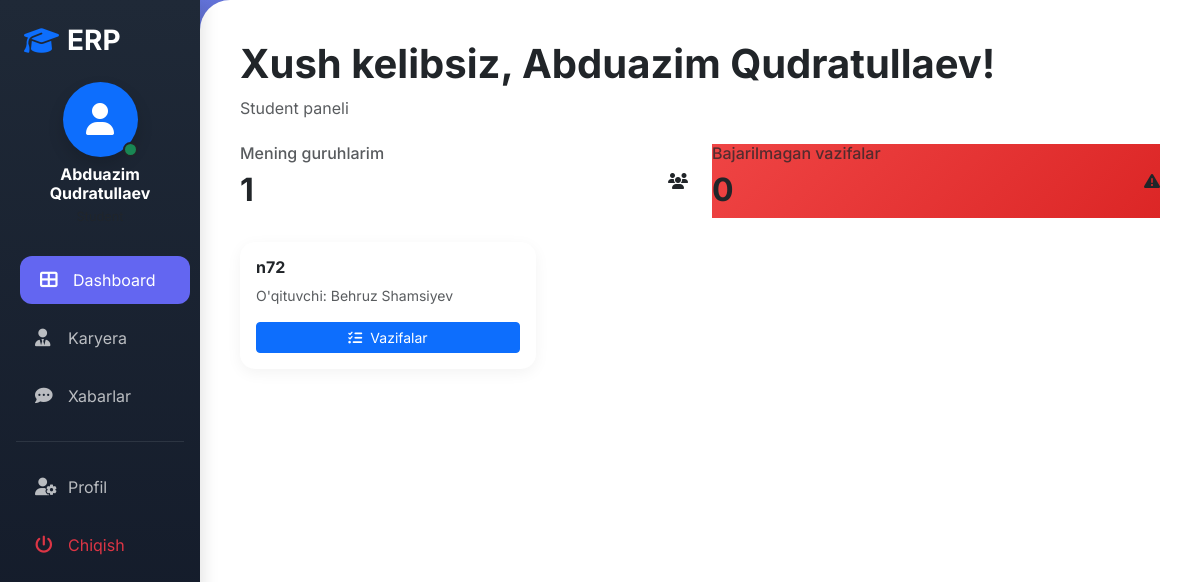
/dashboard/ (signed in), run on the app's committed database.
### erp/models.py (models this page shows, shortened)
class User(AbstractUser):
    ROLE_CHOICES = (
        ('admin', 'Admin'),
        ('teacher', 'Teacher'),
        ('student', 'Student'),
        ('support_teacher', 'Support Teacher'),
    )
    role = models.CharField(max_length=20, choices=ROLE_CHOICES, default='student')
    phone = models.CharField(max_length=15, blank=True, null=True)
    avatar = models.ImageField(upload_to='avatars/', blank=True, null=True, default='avatars/default.jpg')

class Group(models.Model):
    name = models.CharField(max_length=100)
    teacher = models.ForeignKey(User, on_delete=models.SET_NULL, null=True, related_name='teaching_groups', limit_choices_to={'role': 'teacher'})
    created_at = models.DateTimeField(auto_now_add=True)
    updated_at = models.DateTimeField(auto_now=True)
    description = models.TextField(blank=True, null=True)
    class Meta:
        ordering = ['-created_at']

### erp/views.py (the view)
# urls.py: path('dashboard/', views.dashboard, name='dashboard'),
@login_required
def dashboard(request):
    user = request.user
    context = {'user': user}
    if user.role == 'admin':
        context['groups_count'] = Group.objects.count()
        context['students_count'] = User.objects.filter(role='student').count()
        context['teachers_count'] = User.objects.filter(role='teacher').count()
        context['recent_groups'] = Group.objects.all()[:5]
    elif user.role == 'teacher':
        context['my_groups'] = Group.objects.filter(teacher=user)
        context['pending_submissions'] = HomeworkSubmission.objects.filter(
            homework__group__teacher=user, status='pending'
        ).count()
    elif user.role == 'student':
        context['my_groups'] = Group.objects.filter(group_students__student=user)
        context['pending_homeworks'] = Homework.objects.filter(
            group__group_students__student=user
        ).exclude(
            submissions__student=user
        ).filter(deadline__gte=timezone.now()).count()
    elif user.role == 'support_teacher':
        context['pending_requests'] = SupportRequest.objects.filter(
            support_teacher=user, status='pending'
        ).count()
    return render(request, 'erp/dashboard.html', context)

### templates/erp/dashboard.html (shortened to what this page needs)
{% extends 'erp/base.html' %}
{% block content %}
<div class="mb-4">
    <h1 class="fw-bold">
        Xush kelibsiz, {{ user.get_full_name }}!
    </h1>
    <p class="text-muted">{{ user.get_role_display }} paneli</p>
</div>
{% if user.role == 'admin' %}
<div class="row g-4 mb-4">
    <div class="col-md-3">
        <div class="stat-card">
            <div class="d-flex justify-content-between align-items-center">
                <div>
                    <h6 class="opacity-75">Guruhlar</h6>
                    <h2 class="fw-bold">{{ groups_count }}</h2>
                </div>
                <i class="fas fa-users"></i>
            </div>
        </div>
    </div>
    <div class="col-md-3">
        <div class="stat-card" style="background: linear-gradient(135deg, #10b981 0%, #059669 100%);">
            <div class="d-flex justify-content-between align-items-center">
                <div>
                    <h6 class="opacity-75">O'quvchilar</h6>
                    <h2 class="fw-bold">{{ students_count }}</h2>
                </div>
                <i class="fas fa-user-graduate"></i>
            </div>
        </div>
    </div>
    <div class="col-md-3">
        <div class="stat-card" style="background: linear-gradient(135deg, #f59e0b 0%, #d97706 100%);">
            <div class="d-flex justify-content-between align-items-center">
                <div>
                    <h6 class="opacity-75">O'qituvchilar</h6>
                    <h2 class="fw-bold">{{ teachers_count }}</h2>
                </div>
                <i class="fas fa-chalkboard-teacher"></i>
            </div>
        </div>
    </div>
    <div class="col-md-3">
        <div class="stat-card" style="background: linear-gradient(135deg, #3b82f6 0%, #2563eb 100%);">
            <div class="d-flex justify-content-between align-items-center">
                <div>
                    <h6 class="opacity-75">Barcha foydalanuvchilar</h6>
                    <h2 class="fw-bold">{{ groups_count|add:students_count|add:teachers_count }}</h2>
                </div>
                <i class="fas fa-chart-line"></i>
            </div>
        </div>
    </div>
</div>
<div class="card">
    <div class="card-body">
        <div class="d-flex justify-content-between align-items-center mb-4">
            <h5 class="fw-bold mb-0">
                <i class="fas fa-clock text-primary me-2"></i>So'nggi guruhlar
            </h5>
            <a href="{% url 'admin_groups' %}" class="btn btn-sm btn-primary">
                <i class="fas fa-eye me-2"></i>Barchasini ko'rish
            </a>
        </div>
        <div class="table-responsive">
            <table class="table table-hover">
                <thead>
                    <tr>
                        <th>Guruh nomi</th>
                        <th>O'qituvchi</th>
                        <th>Yaratilgan sana</th>
                        <th>Amallar</th>
                    </tr>
                </thead>
                <tbody>
                    {% for group in recent_groups %}
                    <tr>
                        <td><strong>{{ group.name }}</strong></td>
                        <td>{{ group.teacher.get_full_name }}</td>
                        <td>{{ group.created_at|date:"d.m.Y" }}</td>
                        <td>
                            <a href="{% url 'admin_edit_group' group.pk %}" class="btn btn-sm btn-outline-primary">
                                <i class="fas fa-edit"></i>
                            </a>
                            <a href="{% url 'admin_group_students' group.pk %}" class="btn btn-sm btn-outline-info">
                                <i class="fas fa-users"></i>
                            </a>
                        </td>
                    </tr>
                    {% empty %}
                    <tr>
                        <td colspan="4" class="text-center text-muted">Guruhlar mavjud emas</td>
                    </tr>
                    {% endfor %}
                </tbody>
            </table>
        </div>
    </div>
</div>
{% elif user.role == 'student' %}
<div class="row g-4 mb-4">
    <div class="col-md-6">
        <div class="stat-card">
            <div class="d-flex justify-content-between align-items-center">
                <div>
                    <h6 class="opacity-75">Mening guruhlarim</h6>
                    <h2 class="fw-bold">{{ my_groups.count }}</h2>
                </div>
                <i class="fas fa-users"></i>
            </div>
        </div>
    </div>
    <div class="col-md-6">
        <div class="stat-card" style="background: linear-gradient(135deg, #ef4444 0%, #dc2626 100%);">
            <div class="d-flex justify-content-between align-items-center">
                <div>
                    <h6 class="opacity-75">Bajarilmagan vazifalar</h6>
                    <h2 class="fw-bold">{{ pending_homeworks }}</h2>
                </div>
                <i class="fas fa-exclamation-triangle"></i>
            </div>
        </div>
    </div>
</div>
<div class="row g-3">
    {% for group in my_groups %}
    <div class="col-md-4">
        <div class="card h-100">
            <div class="card-body">
                <h6 class="fw-bold">{{ group.name }}</h6>
                <p class="text-muted small">O'qituvchi: {{ group.teacher.get_full_name }}</p>
                <a href="{% url 'student_homeworks' group.pk %}" class="btn btn-sm btn-primary w-100">
                    <i class="fas fa-tasks me-2"></i>Vazifalar
                </a>
            </div>
        </div>
    </div>
    {% empty %}
    <div class="col-12">
        <div class="alert alert-info">
            <i class="fas fa-info-circle me-2"></i>Siz hali hech qaysi guruhga qo'shilmagansiz
        </div>
    </div>
    {% endfor %}
</div>
{% endif %}
{% endblock %}

### templates/erp/base.html (shortened to what this page needs)
<!DOCTYPE html>
<html lang="uz">
<head>
    <link href="https://cdnjs.cloudflare.com/ajax/libs/bootstrap/5.3.2/css/bootstrap.min.css" rel="stylesheet">
    <link href="https://cdnjs.cloudflare.com/ajax/libs/font-awesome/6.4.2/css/all.min.css" rel="stylesheet">
</head>
<body>
    {% if user.is_authenticated %}
    <div class="container-fluid">
        <div class="row">
            <div class="col-md-2 sidebar p-0 d-none d-md-block">
                <div class="py-4">
                    <div class="px-4 mb-4">
                        <h3 class="text-white d-flex align-items-center">
                            <i class="fas fa-graduation-cap text-primary me-2"></i>
                            <span class="fw-bold">ERP</span>
                        </h3>
                    </div>
                    <div class="text-center mb-4 px-3">
                        <div class="profile-container d-inline-block">
                            <div class="profile-icon bg-primary rounded-circle d-inline-flex align-items-center justify-content-center position-relative shadow" style="width: 75px; height: 75px;">
                                <i class="fas fa-user fa-2x text-white"></i>
                                <span class="position-absolute bottom-0 end-0 bg-success border border-2 border-dark rounded-circle" style="width: 15px; height: 15px;"></span>
                            </div>
                            <div class="mt-2 text-white text-center">
                                <h6 class="mb-0 fw-bold">{{ user.get_full_name|default:user.username }}</h6>
                                <small class="text-muted" style="font-size: 0.8rem;">{{ user.get_role_display }}</small>
                            </div>
                        </div>
                    </div>
                    <nav class="nav flex-column mt-3">
                        <a class="nav-link {% if request.resolver_match.url_name == 'dashboard' %}active{% endif %}" href="{% url 'dashboard' %}">
                            <i class="fas fa-th-large me-2"></i> Dashboard
                        </a>
                        <a class="nav-link {% if request.resolver_match.url_name == 'hr_page' %}active{% endif %}" href="{% url 'hr_page' %}">
                            <i class="fas fa-user-tie me-2"></i> Karyera
                        </a>
                        <a class="nav-link" href="{% url 'chat_list' %}">
                            <i class="fas fa-comment-dots me-2"></i> Xabarlar
                        </a>
                        <hr class="mx-3 text-secondary">
                        <a class="nav-link" href="{% url 'profile' %}">
                            <i class="fas fa-user-cog me-2"></i> Profil
                        </a>
                        <a class="nav-link text-danger" href="{% url 'logout' %}">
                            <i class="fas fa-power-off me-2"></i> Chiqish
                        </a>
                    </nav>
                </div>
            </div>
            <div class="col-md-10 main-content">
                {% block content %}{% endblock %}
            </div>
        </div>
    </div>
    {% else %}
        {% block auth_content %}{% endblock %}
    {% endif %}
</body>
</html>

### templates/erp/base.html (style rules this page uses)
:root { --primary: #6366f1; --secondary: #8b5cf6; --success: #10b981; --danger: #ef4444; --warning: #f59e0b; --info: #3b82f6; --dark: #1f2937; --light: #f3f4f6; }
body { font-family: 'Inter', sans-serif; background: linear-gradient(135deg, #667eea 0%, #764ba2 100%); min-height: 100vh; margin: 0; }
.sidebar { background: linear-gradient(180deg, #1f2937 0%, #111827 100%); min-height: 100vh; box-shadow: 4px 0 15px rgba(0,0,0,0.1); position: sticky; top: 0; }
.profile-container { transition: all 0.3s ease; cursor: pointer; }
.sidebar .nav-link { color: rgba(255,255,255,0.7); padding: 12px 20px; margin: 5px 15px; border-radius: 12px; transition: all 0.3s; display: flex; align-items: center; }
.sidebar .nav-link i { width: 25px; font-size: 1.1rem; }
.sidebar .nav-link:hover, .sidebar .nav-link.active { background: var(--primary); color: white; transform: translateX(5px); }
.main-content { background: #ffffff; min-height: 100vh; border-radius: 30px 0 0 30px; padding: 40px; box-shadow: -10px 0 30px rgba(0,0,0,0.1); }
.card { border: none; border-radius: 15px; box-shadow: 0 4px 15px rgba(0,0,0,0.05); transition: all 0.3s; }

### data on the page
User: get_full_name "Abduazim Qudratullaev", role "Student"
Group: name "n72", teacher.get_full_name "Behruz Shamsiyev"

### other printed values
{{ my_groups.count }} "1"
{{ pending_homeworks }} "0"
